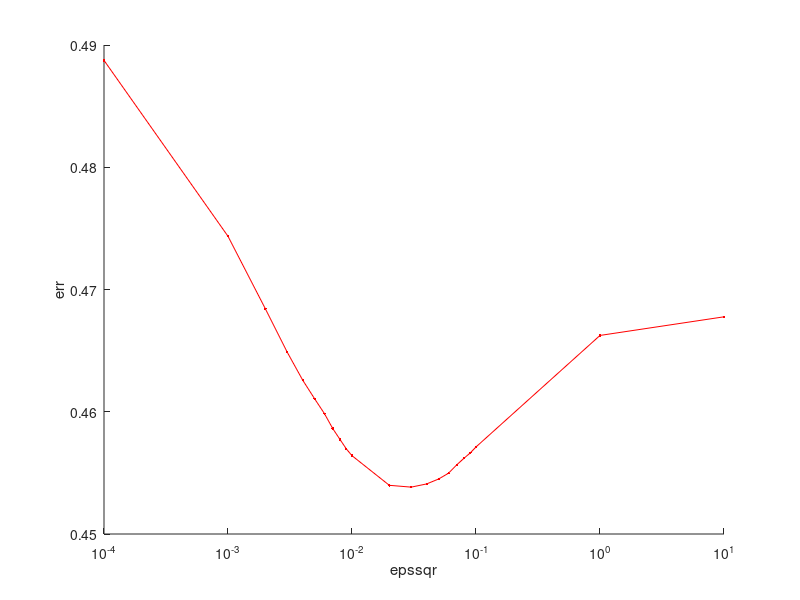

This figure's MATLAB source:
data = ...
[ ...
0.0001,0.001,0.002,0.003,0.004,0.005,0.006,0.007,0.008,0.009,0.01,0.02,0.03,0.04,0.05,0.06,0.07,0.08,0.09,0.1,1,10;...
0.488743,0.474353,0.468427,0.464882,0.46259,0.461054,0.459839,0.458619,0.457734,0.456962,0.456406,0.453983,0.453834,0.454096,0.454501,0.454971,0.455661,0.456196,0.456638,0.45712,0.466243,0.467766;...
];

figure
hold on
plot(data(1,:),data(2,:),'r')
plot(data(1,:),data(2,:),'r.')
xlabel('epssqr')
ylabel('err')
set(gca,'Xscale','log')
hold off
